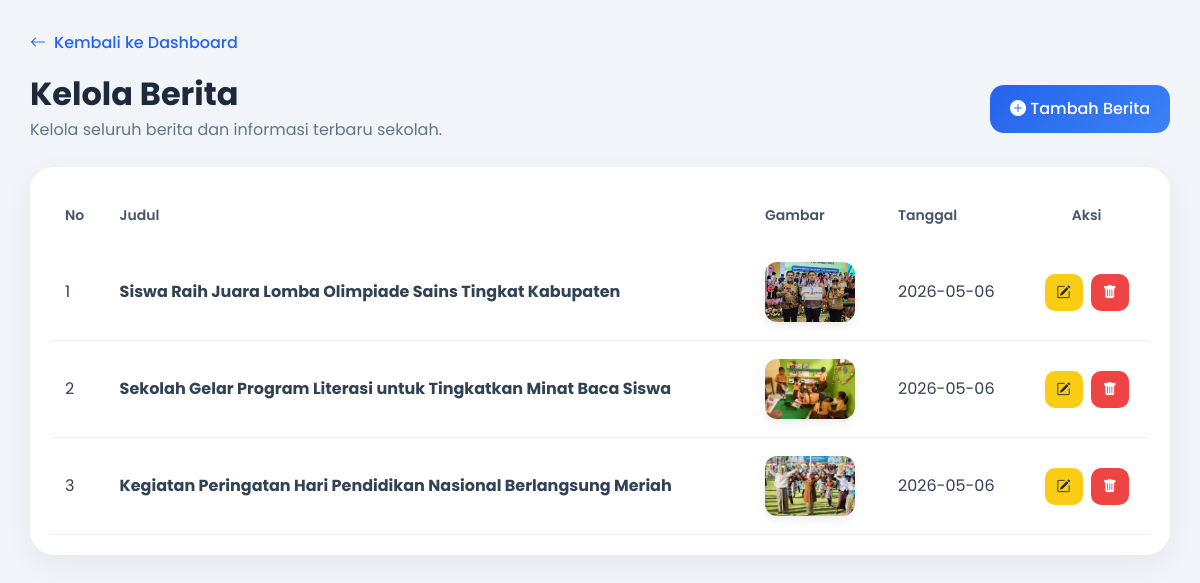
/admin/berita.php (signed in), run on the app's committed database.
### tables this page shows
CREATE TABLE `berita` (
  `id_berita` int(11) NOT NULL,
  `judul` varchar(255) NOT NULL,
  `isi` text NOT NULL,
  `gambar` varchar(255) DEFAULT NULL,
  `tanggal` date DEFAULT NULL
);

### admin/berita.php (the view, shortened to what this page needs)
<?php
include '../config/koneksi.php';
$data = mysqli_query($koneksi, "SELECT * FROM berita ORDER BY id_berita DESC");
?>
<!DOCTYPE html>
<html>
<head>
    <link href="https://cdn.jsdelivr.net/npm/bootstrap@5.3.0/dist/css/bootstrap.min.css" rel="stylesheet">
    <link href="https://cdn.jsdelivr.net/npm/bootstrap-icons/font/bootstrap-icons.css" rel="stylesheet">
</head>
<body>
<a href="dashboard.php" class="back-btn">
    <i class="bi bi-arrow-left"></i> Kembali ke Dashboard
</a>
<div class="page-header">
    <div class="page-title">
        <h2>Kelola Berita</h2>
        <p>Kelola seluruh berita dan informasi terbaru sekolah.</p>
    </div>
    <a href="tambah_berita.php" class="btn btn-add">
        <i class="bi bi-plus-circle-fill"></i> Tambah Berita
    </a>
</div>
<div class="table-card">
    <div class="table-responsive">
        <table class="table align-middle">
            <thead>
                <tr>
                    <th>No</th>
                    <th>Judul</th>
                    <th>Gambar</th>
                    <th>Tanggal</th>
                    <th class="text-center">Aksi</th>
                </tr>
            </thead>
            <tbody>
                <?php $no=1; while($row = mysqli_fetch_assoc($data)) { ?>
                <tr>
                    <td><?= $no++; ?></td>
                    <td>
                        <strong><?= $row['judul']; ?></strong>
                    </td>
                    <td>
                        <img src="../assets/img/<?= $row['gambar']; ?>" class="img-thumb">
                    </td>
                    <td><?= $row['tanggal']; ?></td>
                    <td class="text-center">
                        <a href="edit_berita.php?id=<?= $row['id_berita']; ?>" class="btn btn-action btn-edit me-1">
                            <i class="bi bi-pencil-square"></i>
                        </a>
                        <a href="hapus_berita.php?id=<?= $row['id_berita']; ?>"
                           class="btn btn-action btn-delete"
                           onclick="return confirm('Yakin ingin menghapus berita ini?')">
                            <i class="bi bi-trash-fill"></i>
                        </a>
                    </td>
                </tr>
                <?php } ?>
            </tbody>
        </table>
    </div>
</div>
</body>
</html>

### admin/berita.php (style rules this page uses)
* { font-family: 'Poppins', sans-serif; }
body { background: #f1f5f9; padding: 30px; }
.page-header { display: flex; justify-content: space-between; align-items: center; margin-bottom: 25px; flex-wrap: wrap; gap: 15px; }
.page-title h2 { font-weight: 700; color: #1e293b; margin-bottom: 5px; }
.page-title p { color: #64748b; margin: 0; }
.btn-add { background: linear-gradient(135deg, #2563eb, #3b82f6); color: white; border: none; border-radius: 14px; padding: 12px 20px; font-weight: 500; transition: 0.3s; }
.table-card { background: white; border-radius: 24px; padding: 20px; box-shadow: 0 10px 30px rgba(0,0,0,0.05); overflow: hidden; }
.table { margin-bottom: 0; vertical-align: middle; }
.table thead { background: #f8fafc; }
.table thead th { border: none; padding: 18px 15px; color: #475569; font-size: 14px; font-weight: 600; }
.table tbody td { padding: 18px 15px; border-color: #eef2f7; color: #334155; }
.img-thumb { width: 90px; height: 60px; object-fit: cover; border-radius: 12px; box-shadow: 0 4px 10px rgba(0,0,0,0.08); }
.btn-action { border: none; border-radius: 10px; padding: 8px 12px; font-size: 14px; font-weight: 500; transition: 0.3s; }
.btn-edit { background: #facc15; color: #1e293b; }
.btn-delete { background: #ef4444; color: white; }
.back-btn { display: inline-flex; align-items: center; gap: 8px; color: #2563eb; text-decoration: none; font-weight: 500; margin-bottom: 20px; }

### data on the page
berita: judul "Siswa Raih Juara Lomba Olimpiade Sains Tingkat Kabupaten", gambar (picture), tanggal "2026-05-06"
berita: judul "Sekolah Gelar Program Literasi untuk Tingkatkan Minat Baca Siswa", gambar (picture), tanggal "2026-05-06"
berita: judul "Kegiatan Peringatan Hari Pendidikan Nasional Berlangsung Meriah", gambar (picture), tanggal "2026-05-06"
